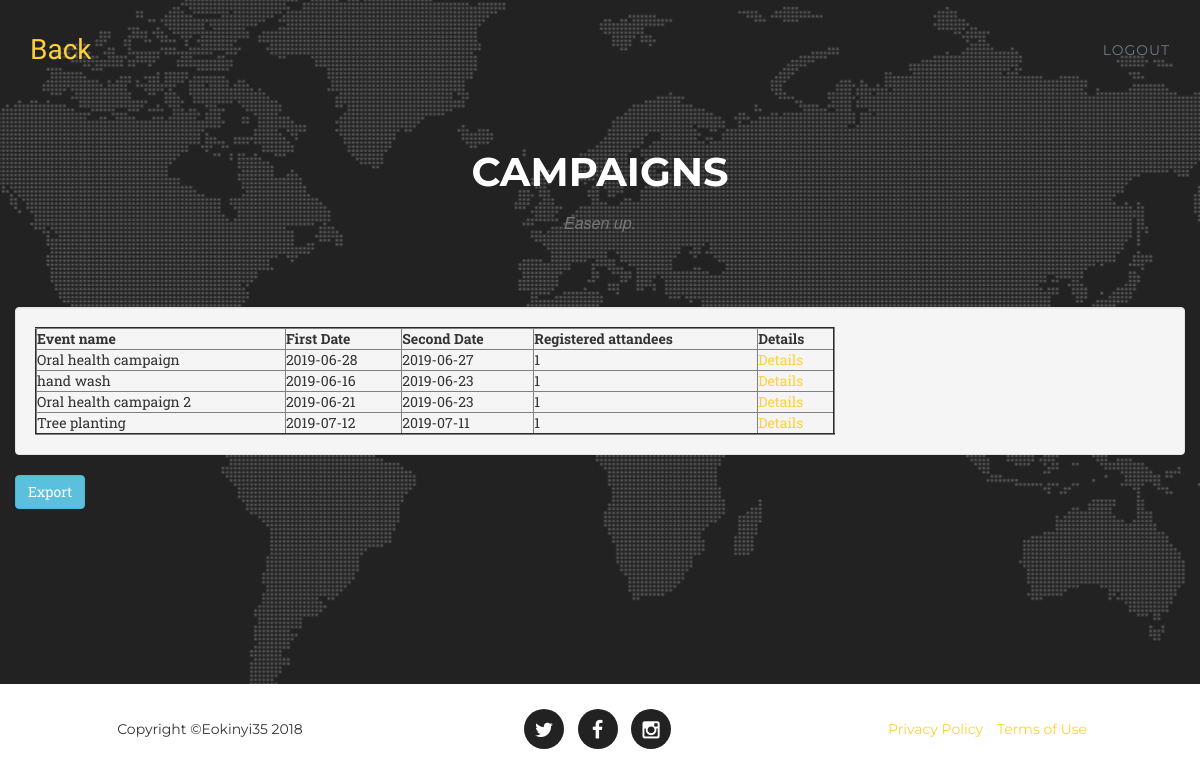
The page /campaigns.php on the database its author committed.
### tables this page shows
CREATE TABLE `eventchoice` (
  `eventId` int(11) NOT NULL,
  `eventname` varchar(100) NOT NULL,
  `image` varchar(100) NOT NULL DEFAULT 'default.jpg',
  `firstdate` date NOT NULL,
  `seconddate` date NOT NULL,
  `eventtype` varchar(50) NOT NULL
);

### campaigns.php (the view, shortened to what this page needs)
<!DOCTYPE html>
<html lang="en">
<head>
    <link href="css/bootstrap.min.css" rel="stylesheet">
    <link href="css/agency.css" rel="stylesheet">
    <link href="font-awesome/css/font-awesome.min.css" rel="stylesheet" type="text/css">
</head>
<body>
 <section id="contact">
  <nav class="navbar navbar-default navbar-fixed-top">
        <div class="container">
            <div class="navbar-header page-scroll">
                <a class="navbar-brand page-scroll" href="index.php">Back</a>
            </div>
            <div class="collapse navbar-collapse" id="bs-example-navbar-collapse-1">
                <ul class="nav navbar-nav navbar-right">
                     <li>
                        <a  class="page-scroll" href="logout.php">logout</a>
                    </li>
                </ul>
            </div>
        </div>
    </nav>
        <div class="container">
            <div class="row">
                <div class="col-lg-12 text-center">
                    <h2 class="section-heading">Campaigns</h2>
                    <h3 class="section-subheading text-muted">Easen up.</h3>
                </div>
            </div>
            <div class="row">
             <form action="process.php"  method="POST" enctype ="multipart/form-data">
                <div class="row">
                <table align="center" >
                                        <tr>
                                          <td class="col-md-6">
                                              <div class="well">
                                                <?php
                                          require_once "connection.php";
                                           $sql = mysqli_query($conn,"SELECT * FROM eventchoice WHERE eventtype = 'Campaigns'");
                                          if(!empty($sql))
                                          {
                                            $row = mysqli_num_rows($sql);
                                            if($row > 0 ) {
                                              echo "<table border='2' width='800'>";
                                              echo "<tr>";
                                              echo "<th>Event name</th>";
                                              echo "<th>First Date</th>";
                                              echo "<th>Second Date</th>";
                                              echo "<th>Registered attandees</th>";
                                              echo "<th>Details</th>";
                                              echo "</tr>";
                                               echo "<tbody>";
                                                while($row = $sql->fetch_assoc()) {
                                                   $eventname = $row['eventname'];
$qry_campaigns="SELECT COUNT(*) as num FROM registered WHERE `eventname` = '$eventname'";
$total_campaigns = mysqli_fetch_array(mysqli_query($conn,$qry_campaigns));
$total_campaigns = $total_campaigns['num'];
                                                echo "<tr>";
                                                echo "<td>" . $row['eventname'] . "</td>";
                                                echo "<td>" . $row['firstdate'] . "</td>";
                                                echo "<td>" . $row['seconddate'] . "</td>";
                                                echo "<td>" . $total_campaigns . "</td>";
                                                echo "<td>" . '<a href=details.php?event_id=' . $row['eventId'] . '>Details</a> ' . "</td>";
                                                }
                                                echo "</table>";
                                              }else{
                                                echo "Table is empty";
                                              }
                                            }
                                          ?>
                                                </div>
                                            </form>
                                            <form method="post" action="exportcampaigns.php" enctype="multipart/form-data">
                                                <div class="form-group">
                                                    <button class="btn btn-info">Export</button>
                                                </div>
                                            </form>
                </div>
            </div>
    </section>
    <footer>
        <div class="container">
            <div class="row">
                <div class="col-md-4">
                    <span class="copyright">Copyright &copy;Eokinyi35 2018</span>
                </div>
                <div class="col-md-4">
                    <ul class="list-inline social-buttons">
                        <li><a href="https://twitter.com/okinyi_emmanuel"><i class="fa fa-twitter"></i></a>
                        </li>
                        <li><a href="https://www.facebook.com/Emmanuel Okinyi/?pnref=lhc"><i class="fa fa-facebook"></i></a>
                        </li>
                        <li><a href="https://www.instagram.com/eokinyi/"><i class="fa fa-instagram"></i></a>
                        </li>
                    </ul>
                </div>
                <div class="col-md-4">
                    <ul class="list-inline quicklinks">
                        <li><a href="#">Privacy Policy</a>
                        </li>
                        <li><a href="#">Terms of Use</a>
                        </li>
                    </ul>
                </div>
            </div>
        </div>
    </footer>
</body>
</html>

### css/agency.css (style rules this page uses)
body { overflow-x:hidden; font-family:"Roboto Slab","Helvetica Neue",Helvetica,Arial,sans-serif }
.text-muted { color:#777 }
a,a:hover,a:focus,a:active,a.active { outline:0 }
a { color:#fed136 }
h1,h2,h3,h4,h5,h6 { font-family:Montserrat,"Helvetica Neue",Helvetica,Arial,sans-serif; text-transform:uppercase; font-weight:700 }
.navbar-default { background-color:#222; border-color:transparent }
.navbar-default .navbar-brand { color:#fed136; font-family:"Kaushan Script","Helvetica Neue",Helvetica,Arial,cursive }
.navbar-default .navbar-collapse { border-color:rgba(255,255,255,.02) }
.navbar-default .nav li a { font-family:Montserrat,"Helvetica Neue",Helvetica,Arial,sans-serif; text-transform:uppercase; font-weight:400;letter-spacing:1px; color:#6D7B8D }
@media (min-width:768px) { .navbar-default { background-color:transparent; padding:25px 0; -webkit-transition:padding .3s;-moz-transition:padding .3s;transition:padding .3s;border:0 } }
@media (min-width:768px) { .navbar-default .navbar-brand { font-size:2em; -webkit-transition:all .3s; -moz-transition:all .3s; transition:all .3s } }
section { padding:100px 0 }
section h2.section-heading { font-size:40px; margin-top:0; margin-bottom:15px }
section h3.section-subheading { font-size:16px; font-family:"Droid Serif","Helvetica Neue",Helvetica,Arial,sans-serif; text-transform:none; font-style:italic; font-weight:400; margin-bottom:75px }
@media (min-width:768px) { section { padding:150px 0 } }
section#contact { background-color:#222; background-image:url(../img/map-image.png); background-position:center; background-repeat:no-repeat }
section#contact .section-heading { color:#fff }
section#contact .form-group { margin-bottom:25px }
footer { padding:25px 0;text-align:center }
footer span.copyright { line-height:40px; font-family:Montserrat,"Helvetica Neue",Helvetica,Arial,sans-serif; text-transform:uppercase; text-transform:none }
footer ul.quicklinks { margin-bottom:0; line-height:40px; font-family:Montserrat,"Helvetica Neue",Helvetica,Arial,sans-serif; text-transform:uppercase; text-transform:none }
ul.social-buttons { margin-bottom:0 }
ul.social-buttons li a { display:block; background-color:#222; height:40px; width:40px; border-radius:100%; font-size:20px; line-height:40px; color:#fff; outline:0; -webkit-transition:all .3s; -moz-transition:all .3s; transition:all .3s }
body { webkit-tap-highlight-color:#fed136 }

### rows shown on the page
eventchoice: eventname "Oral health campaign", firstdate "2019-06-28", seconddate "2019-06-27", total_campaigns "1"
eventchoice: eventname "hand wash", firstdate "2019-06-16", seconddate "2019-06-23", total_campaigns "1"
eventchoice: eventname "Oral health campaign 2", firstdate "2019-06-21", seconddate "2019-06-23", total_campaigns "1"
eventchoice: eventname "Tree planting", firstdate "2019-07-12", seconddate "2019-07-11", total_campaigns "1"
